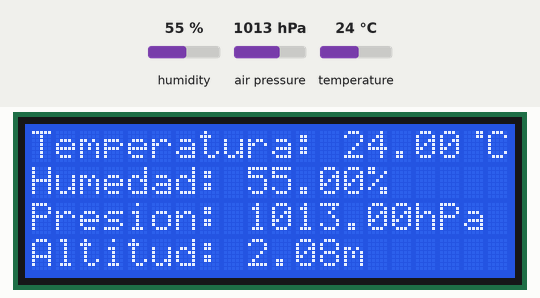
The sketch below on a simulated Arduino Uno, built with avr-gcc and run on an emulated ATmega328P. Shown: 20×4 character LCD. The test bench sets the inputs (shaded band); at power-on: air pressure 1013 hPa, humidity 55 %, temperature 24 °C. What the sketch prints to the serial monitor is not drawn.

Above: at 0.3 s.
1.4 s: air pressure set to 1048 hPa
At 2.7 s:
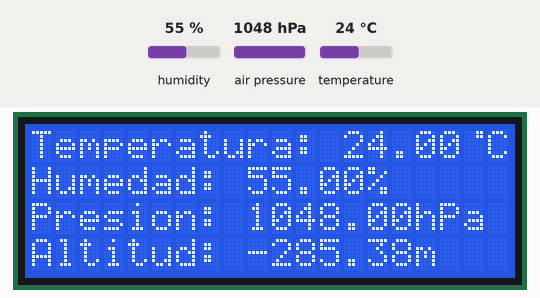
4.5 s: humidity set to 22 %
At 5.3 s:
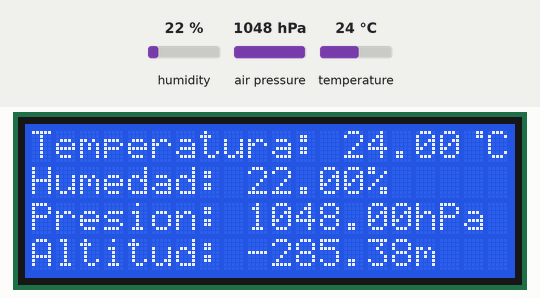
7.1 s: temperature set to 12 °C
At 8.6 s:
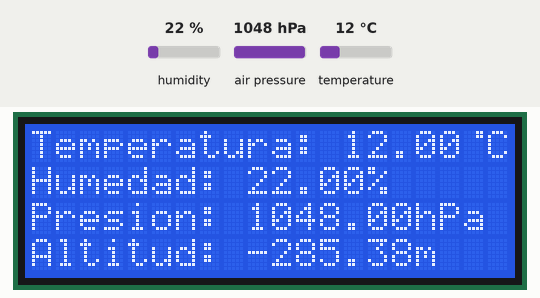
10.2 s: air pressure set to 952 hPa
At 11.9 s:
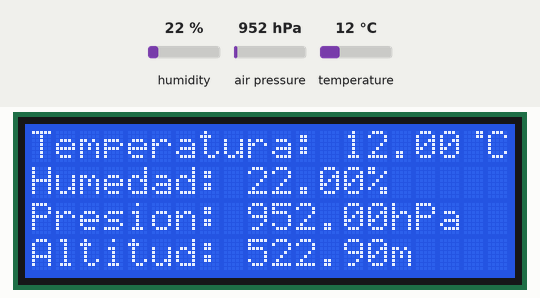
13.3 s: humidity set to 40 %
At 14.1 s:
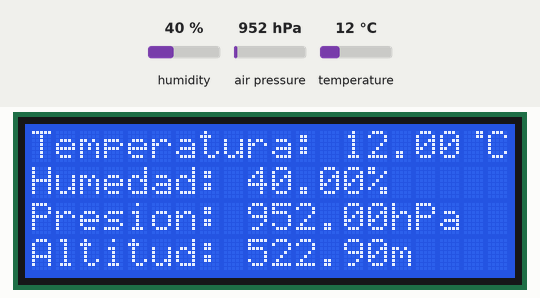
Timing chart, 0 to 16.3 s (numbered marks = the images above; inputs shaded):
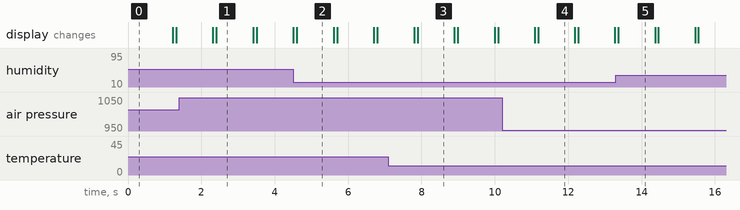

Measured:
- after the input at 1.4 s, the display: first differs from a run without the input after 1.0 s (image 1)
- after the input at 4.5 s, the display: first differs from a run without the input after 0.10 s (image 2)
- after the input at 7.1 s, the display: first differs from a run without the input after 0.79 s (image 3)
- after the input at 10.2 s, the display: first differs from a run without the input after 0.98 s (image 4)
- after the input at 13.3 s, the display: changes after 0.06 s (image 5)
- what the display in image 1 shows lasts 1.0 s, from 2.4 s to 3.4 s

The sketch:

bme280sensorarduino.ino
```cpp
#include <Wire.h>
#include <LiquidCrystal_I2C.h>

#include <Adafruit_Sensor.h>
#include <Adafruit_BME280.h>

#define SEALEVELPRESSURE_HPA (1013.25)

byte degree[8] =
{
  0b00011,
  0b00011,
  0b00000,
  0b00000,
  0b00000,
  0b00000,
  0b00000,
  0b00000
};

Adafruit_BME280 bme;

LiquidCrystal_I2C lcd(0x27, 20,4);

void setup() {
  Serial.begin(9600);
  if (!bme.begin(0x76)) {
    Serial.println("No se pudo encontrar un sensor BME280 válido, verifique el cableado!");
    while (1);
  }
  lcd.init();
  lcd.init();
  lcd.backlight();
  lcd.createChar(1, degree);
}

void loop() {
  Serial.print("Temperatura = ");
  Serial.print(bme.readTemperature());
  Serial.println("*C");

  Serial.print("Humedad = ");
  Serial.print(bme.readHumidity());
  Serial.println("%");

  Serial.print("Presion = ");
  Serial.print(bme.readPressure() / 100.0F);
  Serial.println("hPa");

  Serial.print("Altitud = ");
  Serial.print(bme.readAltitude(SEALEVELPRESSURE_HPA));
  Serial.println("m");


  lcd.setCursor(0, 0);
  lcd.print("Temperatura: ");
  lcd.print(bme.readTemperature());
  lcd.write(1);
  lcd.print("C");

  lcd.setCursor(0, 1);
  lcd.print("Humedad: ");
  lcd.print(bme.readHumidity());
  lcd.print("%");

  lcd.setCursor(0, 2);
  lcd.print("Presion: ");
  lcd.print(bme.readPressure() / 100.0F);
  lcd.print("hPa");

  lcd.setCursor(0, 3);
  lcd.print("Altitud: ");
  lcd.print(bme.readAltitude(SEALEVELPRESSURE_HPA));
  lcd.print("m");

  Serial.println();
  delay(1000);
  lcd.clear();
}
```
